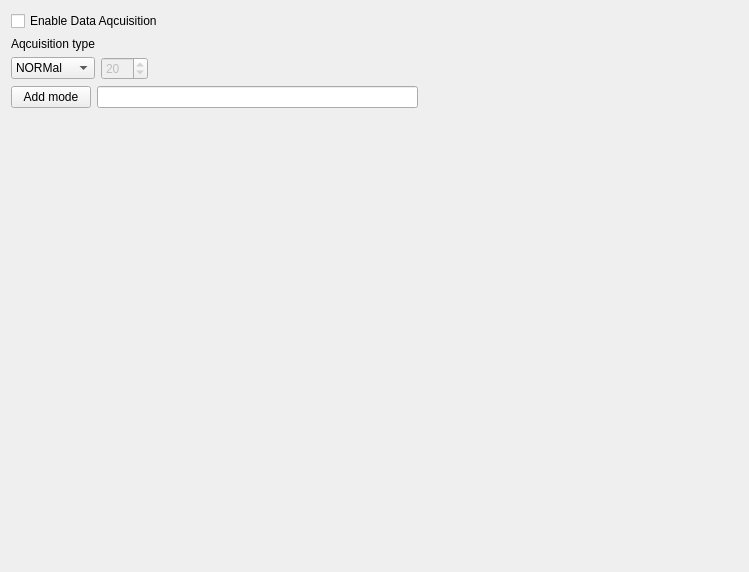
<?xml version="1.0" encoding="UTF-8"?>
<ui version="4.0">
 <class>StatusInterface</class>
 <widget class="QWidget" name="StatusInterface">
  <property name="geometry">
   <rect>
    <x>0</x>
    <y>0</y>
    <width>749</width>
    <height>572</height>
   </rect>
  </property>
  <property name="windowTitle">
   <string>Form</string>
  </property>
  <layout class="QVBoxLayout" name="verticalLayout_3">
   <item>
    <layout class="QHBoxLayout" name="horizontalLayout_2">
     <item>
      <layout class="QVBoxLayout" name="verticalLayout">
       <item>
        <widget class="QCheckBox" name="checkBox_Aqcuisition">
         <property name="sizePolicy">
          <sizepolicy hsizetype="Preferred" vsizetype="Preferred">
           <horstretch>0</horstretch>
           <verstretch>0</verstretch>
          </sizepolicy>
         </property>
         <property name="text">
          <string>Enable Data Aqcuisition</string>
         </property>
        </widget>
       </item>
       <item>
        <widget class="QLabel" name="label">
         <property name="text">
          <string>Aqcuisition type</string>
         </property>
        </widget>
       </item>
       <item>
        <layout class="QHBoxLayout" name="horizontalLayout">
         <item>
          <widget class="QComboBox" name="combo_aq_type">
           <item>
            <property name="text">
             <string>NORMal</string>
            </property>
           </item>
           <item>
            <property name="text">
             <string>AVERage</string>
            </property>
           </item>
          </widget>
         </item>
         <item>
          <widget class="QSpinBox" name="spinbox_avg_nr">
           <property name="enabled">
            <bool>false</bool>
           </property>
           <property name="toolTip">
            <string>Averaging number</string>
           </property>
           <property name="minimum">
            <number>1</number>
           </property>
           <property name="maximum">
            <number>200</number>
           </property>
           <property name="value">
            <number>20</number>
           </property>
          </widget>
         </item>
         <item>
          <spacer name="horizontalSpacer_3">
           <property name="orientation">
            <enum>Qt::Horizontal</enum>
           </property>
           <property name="sizeHint" stdset="0">
            <size>
             <width>40</width>
             <height>20</height>
            </size>
           </property>
          </spacer>
         </item>
        </layout>
       </item>
       <item>
        <layout class="QVBoxLayout" name="mode_layout">
         <item>
          <layout class="QHBoxLayout" name="horizontalLayout_3">
           <item>
            <widget class="QPushButton" name="button_add_mode">
             <property name="text">
              <string>Add mode</string>
             </property>
            </widget>
           </item>
           <item>
            <widget class="QLineEdit" name="mode_label"/>
           </item>
           <item>
            <spacer name="horizontalSpacer_4">
             <property name="orientation">
              <enum>Qt::Horizontal</enum>
             </property>
             <property name="sizeHint" stdset="0">
              <size>
               <width>40</width>
               <height>20</height>
              </size>
             </property>
            </spacer>
           </item>
          </layout>
         </item>
        </layout>
       </item>
      </layout>
     </item>
    </layout>
   </item>
   <item>
    <spacer name="verticalSpacer">
     <property name="orientation">
      <enum>Qt::Vertical</enum>
     </property>
     <property name="sizeHint" stdset="0">
      <size>
       <width>20</width>
       <height>40</height>
      </size>
     </property>
    </spacer>
   </item>
  </layout>
 </widget>
 <resources/>
 <connections/>
</ui>
